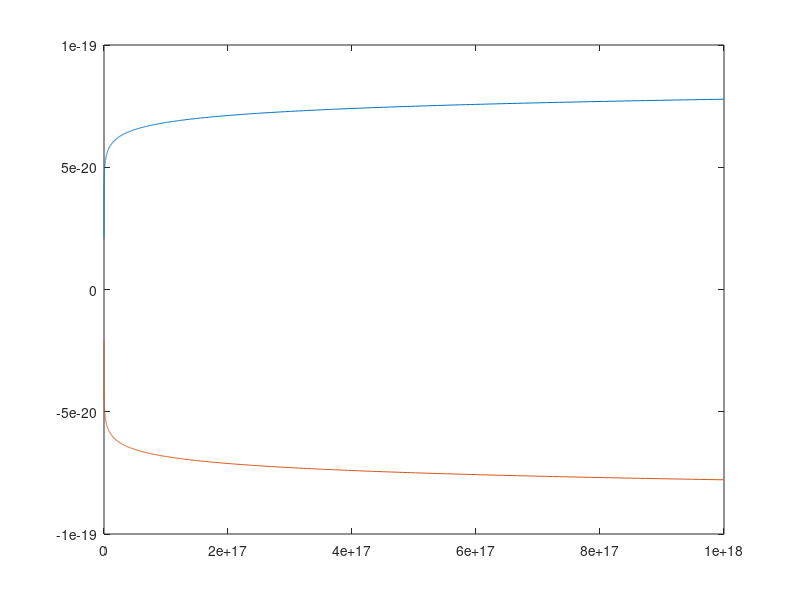

Write the MATLAB code that produced this figure. (Note: this script raises an error after producing the figure.)
% subplot(1, 2, 1);
N = 1024;
k = 1.38e-23;
T = 300;
h = 6.626e-34;
m_e = 9.1e-31 * 1.08;
m_h = 9.1e-31 * 0.56;
E_g = 1.12 * 1.6e-19;
N_c = 2 * (2 * pi * m_e * k * T / h ^ 2) ^ (3 / 2) * 1e-6;
N_v = 2 * (2 * pi * m_h * k * T / h ^ 2) ^ (3 / 2) * 1e-6;
n_i = sqrt(N_c * N_v) * exp(-E_g/(2 * k * T));
n = 10 .^ (12 + ([1:N] * 6 / N));
E_Fe = k * T * log(n / n_i);
E_Fp = -E_Fe;
plot(n, E_Fe, n, E_Fp);
xscale log;
xlabel('N_d');
ylabel('E_F');